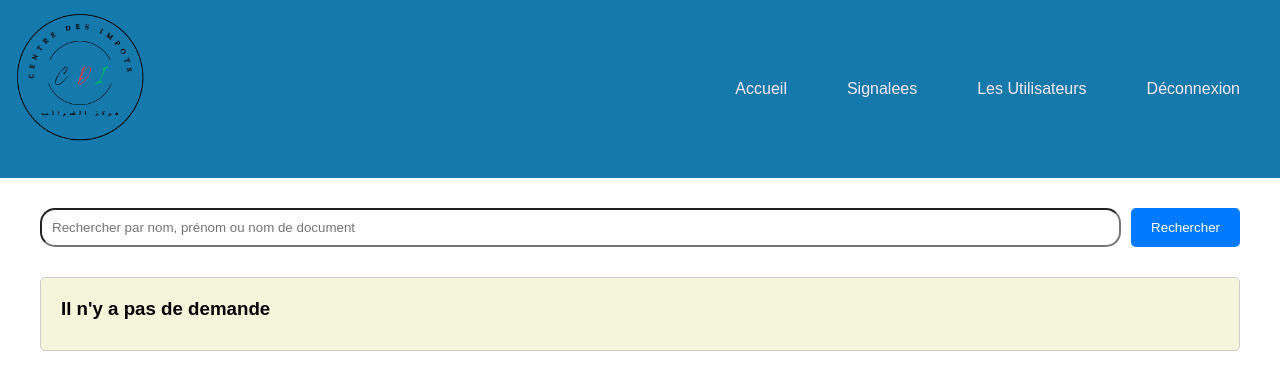
The page /views/centre/les_demandes_recette_pret_centre.php (signed in) on the database as committed earlier.
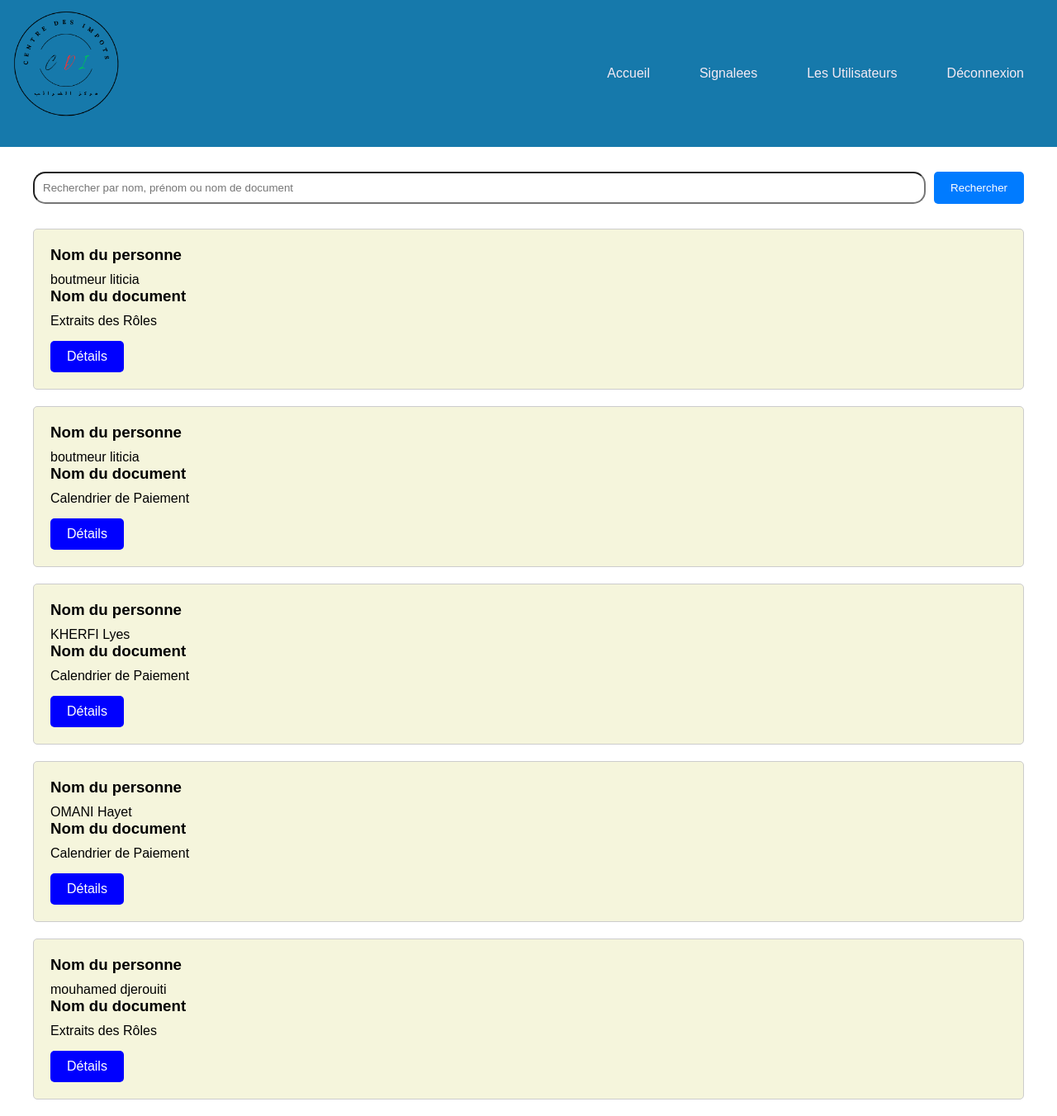
The same page on the database as committed later.
### tables this page shows
CREATE TABLE `demande` (
  `id_demande` int(11) NOT NULL,
  `id_personne` int(11) DEFAULT NULL,
  `nom_document` varchar(255) DEFAULT NULL,
  `demande_text` text DEFAULT NULL,
  `date_heure` datetime NOT NULL DEFAULT current_timestamp(),
  `nom_service` varchar(255) DEFAULT NULL
);

CREATE TABLE `personne` (
  `id` int(11) NOT NULL,
  `nom` varchar(255) NOT NULL,
  `prenom` varchar(255) NOT NULL,
  `sexe` enum('homme','femme','autre') NOT NULL,
  `dateNaissance` date NOT NULL,
  `email` varchar(255) NOT NULL,
  `motDePasse` varchar(255) NOT NULL,
  `username` varchar(255) DEFAULT NULL
);

### views/centre/les_demandes_recette_pret_centre.php (the view, shortened to what this page needs)
<?php
require_once "../../control/db_connection.php";
$search = isset($_GET['search']) ? $_GET['search'] : '';
$sql = "SELECT demande.*, personne.nom AS nom_personne , personne.prenom AS prenom_personne
        FROM demande
        INNER JOIN personne ON demande.id_personne = personne.id
        INNER JOIN reponses ON demande.id_demande = reponses.id_demande
        WHERE demande.nom_service = 'Service Recette'
        AND reponses.reponse = 'Accepter'
        AND reponses.traiter = 'oui'
        AND reponses.recuperez = 'non'";
$stmt = $pdo->prepare($sql);
$stmt->execute();
$demandes = $stmt->fetchAll();
?>
<!DOCTYPE html>
<html lang="fr">
<head>
    <link rel="stylesheet" href="../../public/css/style1.css">
</head>
<body>
<header>
    <div class="container">
        <div class="logo">
            <img src="../../public/images/logo1.png" alt="CDI">
        </div>
        <nav class="bar">
            <ul>
            <li><a  href="centre.php">Accueil</a></li>
                <li><a href="les_demandes_sig.php">Signalees</a></li>
                <li><a href="utilisateur.php">Les Utilisateurs</a></li>
                <li><a href="../../control/deconnexion.php" onclick="confirmLogout(event)">Déconnexion</a></li>
            </ul>
        </nav>
    </div>
   </header>
   <div class="search-bar">
    <div class="container">
        <form method="GET" action="les_demandes_recette_pret_centre.php">
            <input type="text" name="search" placeholder="Rechercher par nom, prénom ou nom de document" value="<?php echo htmlspecialchars($search); ?>">
            <button type="submit">Rechercher</button>
        </form>
    </div>
</div>
    <div class="demandes">
        <div class="container">
            <?php
            if (empty($demandes)) {
                echo "
                <div class='demande-card'>
                    <h3>Il n'y a pas de demande</h3>
                </div>
                ";
            } else {
                foreach ($demandes as $demande) {
                    echo "
                    <div class='demande-card'>
                        <h3>Nom du personne</h3>
                        <p>". $demande['nom_personne'] ." " . $demande['prenom_personne'] . "</p>
                        <h3>Nom du document</h3>
                        <p>". $demande['nom_document'] ."</p>
                        <a class='detail-btn' href='../detail.php?id_demande=". $demande['id_demande'] ."&nom_personne=". $demande['nom_personne'] ."&prenom_personne=". $demande['prenom_personne']."&nom_document=". $demande['nom_document'] ."&nom_service=". $demande['nom_service'] ."&demande_text=". $demande['demande_text'] ."&date_heure=". $demande['date_heure'] ."'>Détails</a>
                    </div>
                    ";
                }
            }
            ?>
        </div>
    </div>
</body>
</html>

Rows that differ between the two databases and show on the page:
added demande: id_personne.nom "boutmeur", id_personne.prenom "liticia", nom_document "Extraits des Rôles"
added demande: id_personne.nom "boutmeur", id_personne.prenom "liticia", nom_document "Calendrier de Paiement"
added demande: id_personne.nom "KHERFI", id_personne.prenom "Lyes", nom_document "Calendrier de Paiement"
added demande: id_personne.nom "OMANI", id_personne.prenom "Hayet", nom_document "Calendrier de Paiement"
added demande: id_personne.nom "mouhamed", id_personne.prenom "djerouiti", nom_document "Extraits des Rôles"
Other text that changed with them:
text no longer shown: "Il n'y a pas de demande"
